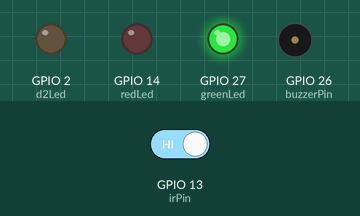
Recording of a sketch running on a simulated ESP32. On the bench: output pins drawn as LEDs (lit = HIGH), buzzer (waves = sounding, pin HIGH). Inputs (shaded band) come from the test bench; at power-on: GPIO 13 (irPin) HIGH. WiFi joins after 1.5 s; servers stay silent unless stated; uploads are accepted with an empty reply; what the sketch prints to the serial monitor is not drawn.

Above: at 2.7 s.
2.8 s: GPIO 13 (irPin) driven LOW
At 2.95 s:
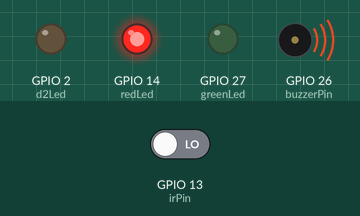
At 4.0 s:
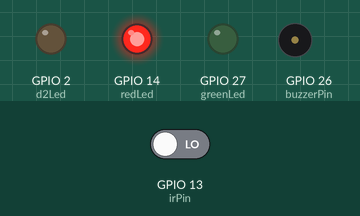
4.5 s: GPIO 13 (irPin) driven HIGH
At 6.0 s:
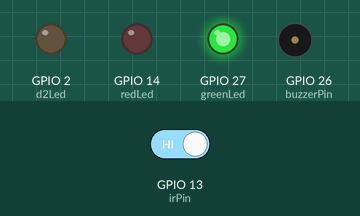
Timing chart, 0 to 7.5 s (numbered marks = the images above; inputs shaded):
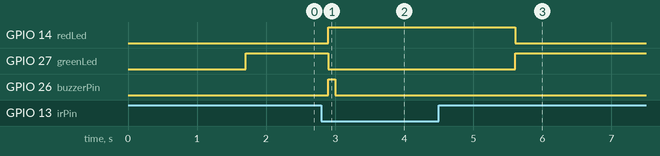

The sketch:

sketch_may13a.ino
```cpp
#include <WiFi.h>
#include <HTTPClient.h>

// Wi-Fi
const char* ssid = "MWFA";
const char* password = "MWFA1212";
const char* serverUrl = "http://192.168.0.102:3000/api/sensor-data";
const char* checkLedUrl = "http://192.168.0.102:3000/api/check-led-d2";

// pin
const int irPin = 13;
const int redLed = 14;
const int greenLed = 27;
const int buzzerPin = 26;
const int d2Led = 2;

int detectionCount = 0;
bool lastState = HIGH;

void setup() {
  Serial.begin(115200);
  pinMode(irPin, INPUT);
  pinMode(redLed, OUTPUT);
  pinMode(greenLed, OUTPUT);
  pinMode(buzzerPin, OUTPUT);
  pinMode(d2Led, OUTPUT);

  WiFi.begin(ssid, password);
  while (WiFi.status() != WL_CONNECTED) {
    delay(500);
    Serial.print(".");
  }
  Serial.println("\nWiFi Connected!");
}

void loop() {
  if (WiFi.status() == WL_CONNECTED) {
    HTTPClient http;

    // ১. Server to LED and Reset Check
    http.begin(checkLedUrl);
    int httpCode = http.GET();
    if (httpCode == 200) {
      String payload = http.getString();

      // LED control (D2)
      if (payload.indexOf("ON") >= 0) digitalWrite(d2Led, HIGH);
      else digitalWrite(d2Led, LOW);

      // count reset logic
      if (payload.indexOf("|1") >= 0) {
        detectionCount = 0;
        Serial.println("Counter Reset by Web!");
      }
    }
    http.end();

    // sensor read and count logic
    int sensorState = digitalRead(irPin);

    // object detection(Edge Detection)
    if (sensorState == LOW && lastState == HIGH) {
      detectionCount++;

      // hardware feedback
      digitalWrite(greenLed, LOW);
      digitalWrite(redLed, HIGH);
      digitalWrite(buzzerPin, HIGH);
      delay(100);
      digitalWrite(buzzerPin, LOW);

      // server data sent
      sendUpdate(detectionCount);
      Serial.printf("Object Detected! Count: %d\n", detectionCount);
    }

    // if sensor is clear
    if (sensorState == HIGH) {
      digitalWrite(redLed, LOW);
      digitalWrite(greenLed, HIGH);
    }

    lastState = sensorState;
  }
  delay(1000);
}

void sendUpdate(int count) {
  HTTPClient http;
  http.begin(serverUrl);
  http.addHeader("Content-Type", "application/json");
  http.POST("{\"count\":" + String(count) + "}");
  http.end();
}
```

Measured:
- after the input at 2.8 s, GPIO 14 (redLed): LOW → HIGH after 0.10 s; GPIO 27 (greenLed): HIGH → LOW after 0.10 s; GPIO 26 (buzzerPin): LOW → HIGH after 0.10 s, → LOW 0.10 s later
- after the input at 4.5 s, GPIO 14 (redLed): HIGH → LOW after 1.1 s; GPIO 27 (greenLed): LOW → HIGH after 1.1 s
